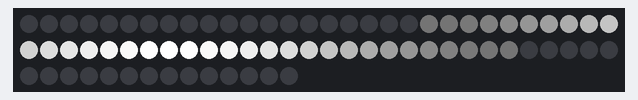
This sketch was run on a simulated Arduino Uno, built with avr-gcc and run on an emulated ATmega328P. On the bench: 74 RGB LEDs in strip order, left to right, continuing on the next row.

Above: at 0.15 s.
At 19.89 s:
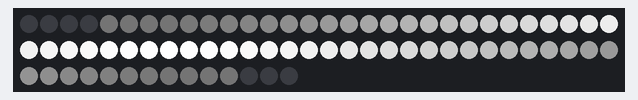
At 39.12 s:
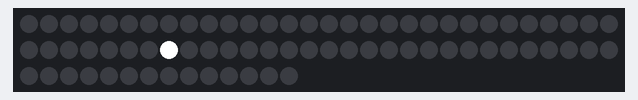

The sketch:

13_Shrink_and_grow_single.ino
```cpp
#include<FastLED.h>

#define LED_AMOUNT        74
#define DATA_PIN          6
#define GLOBAL_BRIGHTNESS 255

CRGB leds[LED_AMOUNT];

float move = 0;
float period = 0;

void setup() {
  FastLED.addLeds<NEOPIXEL, DATA_PIN>(leds, LED_AMOUNT);
  FastLED.setBrightness(GLOBAL_BRIGHTNESS);
}

void loop() {

  int midpoint = LED_AMOUNT / 2;


  float spread = midpoint * ((sin(move) + 1) / 2);
  float step = PI / (spread);

  FastLED.clear();

  for(int i=0; i<= spread; ++i){
    float brightness = cos(((i) * step));
    brightness = (brightness + 1) / 2;
    brightness *= 255;
    leds[midpoint+i] = CHSV(0, 0, brightness);
    leds[midpoint-i] = CHSV(0, 0, brightness);
  }

  FastLED.show();

  move += 0.05;

  if(move >= TWO_PI) move = 0;
}
```
